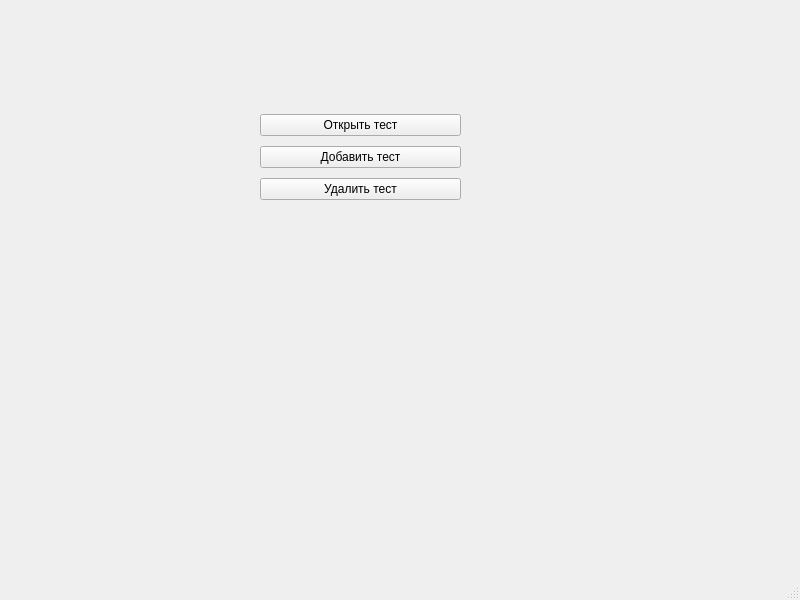
<?xml version="1.0" encoding="UTF-8"?>
<ui version="4.0">
 <class>MainWindow</class>
 <widget class="QMainWindow" name="MainWindow">
  <property name="geometry">
   <rect>
    <x>0</x>
    <y>0</y>
    <width>800</width>
    <height>600</height>
   </rect>
  </property>
  <property name="windowTitle">
   <string>MainWindow</string>
  </property>
  <widget class="QWidget" name="centralwidget">
   <widget class="QWidget" name="verticalLayoutWidget">
    <property name="geometry">
     <rect>
      <x>260</x>
      <y>110</y>
      <width>201</width>
      <height>95</height>
     </rect>
    </property>
    <layout class="QVBoxLayout" name="verticalLayout">
     <item>
      <widget class="QPushButton" name="pushButton_2">
       <property name="text">
        <string>Открыть тест</string>
       </property>
      </widget>
     </item>
     <item>
      <widget class="QPushButton" name="pushButton">
       <property name="text">
        <string>Добавить тест</string>
       </property>
      </widget>
     </item>
     <item>
      <widget class="QPushButton" name="pushButton_3">
       <property name="text">
        <string>Удалить тест</string>
       </property>
      </widget>
     </item>
    </layout>
   </widget>
  </widget>
  <widget class="QMenuBar" name="menubar">
   <property name="geometry">
    <rect>
     <x>0</x>
     <y>0</y>
     <width>800</width>
     <height>24</height>
    </rect>
   </property>
  </widget>
  <widget class="QStatusBar" name="statusbar"/>
 </widget>
 <resources/>
 <connections/>
</ui>
